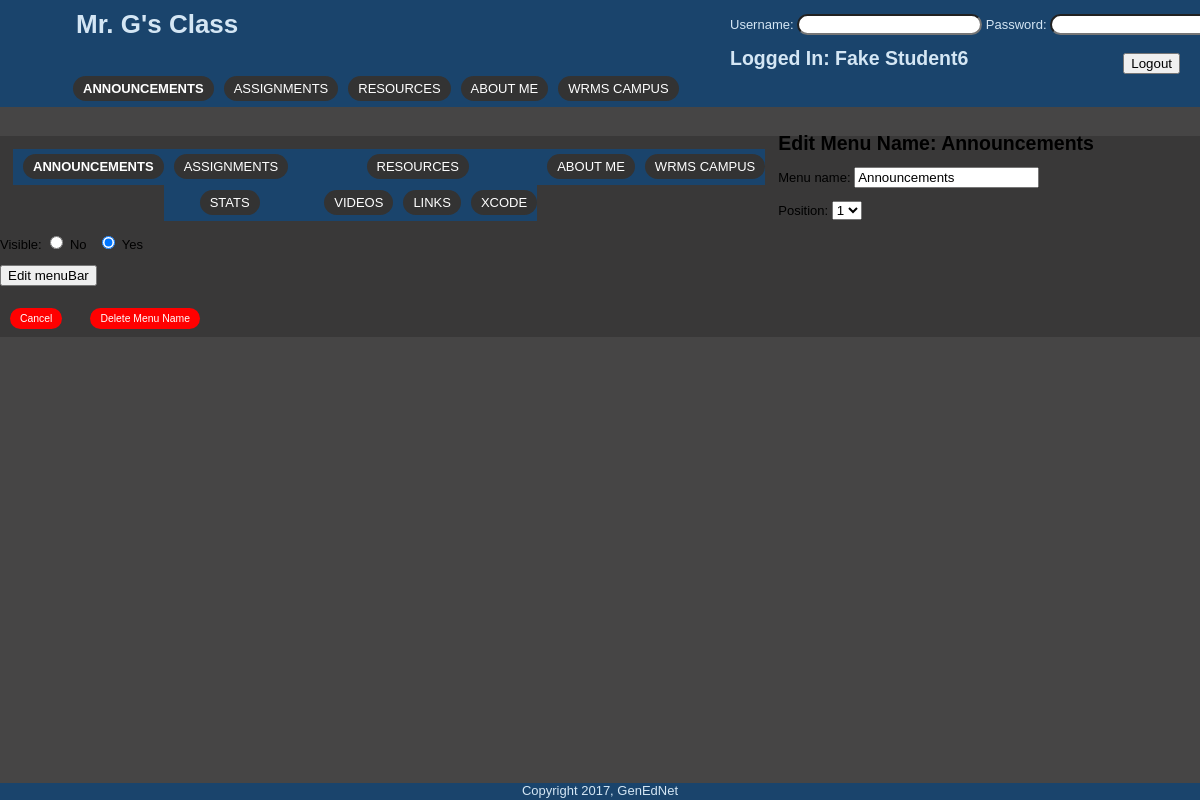
The app's page /public_html/gen_ed/private/edit_menuBar.php?menuBar=1 (signed in) with its own data.
### tables this page shows
CREATE TABLE `students` (
  `id` int(11) NOT NULL AUTO_INCREMENT,
  `student_id` int(11) NOT NULL,
  `lastName` varchar(30) NOT NULL,
  `firstName` varchar(30) NOT NULL,
  `email` varchar(50) NOT NULL,
  `gradeLevel` varchar(11) NOT NULL,
  `period` int(11) NOT NULL,
  `username` varchar(50) NOT NULL,
  `hashed_password` varchar(60) NOT NULL,
  `year` int(4) NOT NULL,
  PRIMARY KEY (`id`)
);

CREATE TABLE `menuBar` (
  `id` int(11) NOT NULL AUTO_INCREMENT,
  `menu_name` varchar(30) NOT NULL,
  `position` int(3) NOT NULL,
  `visible` tinyint(1) NOT NULL,
  `include` text NOT NULL,
  PRIMARY KEY (`id`)
);

CREATE TABLE `page` (
  `id` int(11) NOT NULL AUTO_INCREMENT,
  `menuBar_id` int(11) NOT NULL,
  `menu_name` varchar(30) NOT NULL,
  `gradeLevel` varchar(10) NOT NULL,
  `position` int(3) NOT NULL,
  `visible` tinyint(1) NOT NULL,
  `content` text,
  `include` text NOT NULL,
  PRIMARY KEY (`id`),
  KEY `menuBar_id` (`menuBar_id`)
);

### public_html/gen_ed/private/edit_menuBar.php (the view, shortened to what this page needs)
<?php require_once("../includes/db_connection.php"); ?>
<?php require_once("../includes/functions.php"); ?>
<?php include("../includes/layouts/header.php"); ?>
<div id="main">
	<div id="navigation">
		<?php echo navigation($current_menuBar, $current_page); ?>
	</div>
	<div id="page">
		<h2>Edit Menu Name: <?php echo htmlentities($current_menuBar["menu_name"]); ?></h2>
		<form action="edit_menuBar.php?menuBar=<?php echo urlencode($current_menuBar["id"]); ?>" method="post">
			<p>Menu name:
				<input type="text" name="menu_name" value="<?php echo htmlentities($current_menuBar["menu_name"]); ?>" />
			</p>
			<p>Position:
				<select name="position">
				<?php
					$menuBar_set = find_all_menuBar(false);
					$menuBar_count = mysqli_num_rows($menuBar_set);
					for($count=1; $count <= $menuBar_count; $count++) {
						echo "<option value=\"{$count}\"";
						if ($current_menuBar["position"] == $count) {
							echo " selected";
						}
						echo ">{$count}</option>";
					}
				?>
				</select>
			</p>
			<p>Visible:
				<input type="radio" name="visible" value="0" <?php if ($current_menuBar["visible"] == 0) { echo "checked"; } ?> /> No
				&nbsp;
				<input type="radio" name="visible" value="1" <?php if ($current_menuBar["visible"] == 1) { echo "checked"; } ?> /> Yes
			</p>
			<input type="submit" name="submit" value="Edit menuBar" />
		</form>
		<br />
		<a href="manage_content.php">Cancel</a>
		<a href="delete_menuBar.php?menuBar=<?php echo urlencode($current_menuBar["id"]); ?>" onclick="return confirm('Are you sure?');">Delete Menu Name</a>
	</div>
</div>
<?php include("../includes/layouts/footer.php"); ?>

### public_html/gen_ed/public/login.php (shortened to what this page needs)
<?php require_once("../includes/db_connection.php"); ?>
<?php require_once("../includes/functions.php"); ?>
<?php
$username = "";
?>
<div id="loginForm">
    <form action="../public/index.php?menuBar=1" method="post">
      <p>Username:
        <input type="text" style="border-radius: 20px;" name="username" value="<?php echo htmlentities($username); ?>" />
      Password:
        <input type="password" style="border-radius: 20px;" name="password" value="" />
       </p>
           <h2>
    <?php
    	if (isset($_POST['createAccount'])) {
    		echo "Create Account";
    	} elseif (logged_in_student_m6() || logged_in_student_m8()) {
	    	$loggedInUser_name = $_SESSION["username"];
	    	$find_student_fullName = ucwords(find_student_by_username($loggedInUser_name));
	    	echo "Logged In: $find_student_fullName";
    	} elseif (logged_in_admin()) {
	    	$loggedInUser_name = $_SESSION["username"];
	    	$find_admin_fullName = ucwords(find_admin_by_username($loggedInUser_name));
	    	echo "Admin: $find_admin_fullName";
    	} else {
    		echo "Login";
    	}
    ?>
<?php if ( !logged_in_student_m6() && !logged_in_student_m8() && !logged_in_admin() ) { ?>
      <input style="float: right; margin-right: 70px;" type="submit" name="login" value="Login" />
	    </form>
	    <form action="../private/new_studentCreate.php" method="post">
        <input style="float: right; margin-right: 5px; margin-top: -13px;" type="submit" name="createAccount" value="Create Account" />
	    </form>
<?php } else { ?>
		</form>
        <form action="logout.php" method="post">
        <input style="float: right; margin-right: 70px; margin-top: -13px;" type="submit" name="logout" value="Logout" />
	    </form>
<?php } ?>
</div>

### public_html/gen_ed/includes/functions.php (shortened to what this page needs)
<?php
	function find_student_by_username($username) {
		global $connection;
		$safe_username = mysqli_real_escape_string($connection, $username);
		$query  = "SELECT * ";
		$query .= "FROM students ";
		$query .= "WHERE username = '{$safe_username}' ";
		$query .= "LIMIT 1";
		$student_set = mysqli_query($connection, $query);
		if($student = mysqli_fetch_assoc($student_set)) {
			return $student["firstName"] . " " . $student["lastName"];
		} else {
			return null;
		}
	}
	function find_all_menuBar($public = true) {
			global $connection;
			$query  = "SELECT * ";
			$query .= "FROM menuBar ";
			$query .= "ORDER BY position ASC";
			$menuBar_set = mysqli_query($connection, $query);
			return $menuBar_set;
	}
	function find_menuBar_m6($public = true) {
			global $connection;
			$query  = "SELECT * ";
			$query .= "FROM menuBar ";
			$query .= "WHERE menu_name != 'Admin' ";
			$query .= "AND visible = 1 ";
			$query .= "ORDER BY position ASC";
			$menuBar_set = mysqli_query($connection, $query);
			return $menuBar_set;
	}
	function find_page_for_menuBar_m6($menuBar_id, $public = true) {
			global $connection;
			$safe_menuBar_id = mysqli_real_escape_string($connection, $menuBar_id);
			$query  = "SELECT * ";
			$query .= "FROM page ";
			$query .= "WHERE menuBar_id = {$safe_menuBar_id} ";
			$query .= "AND gradeLevel != 'm8' ";
			$query .= "AND gradeLevel != 'admin31' ";
			if ($public) {
				$query .= "AND visible = 1 ";
			}
			$query .= "ORDER BY position ASC";
			$page_set = mysqli_query($connection, $query);
			return $page_set;
	}
	function find_page_for_menuBar_admin($menuBar_id, $public = true) {
			global $connection;
			$safe_menuBar_id = mysqli_real_escape_string($connection, $menuBar_id);
			$query  = "SELECT * ";
			$query .= "FROM page ";
			$query .= "WHERE menuBar_id = {$safe_menuBar_id} ";
			$query .= "AND gradeLevel != 'm6' ";
			$query .= "AND gradeLevel != 'm8' ";
			$query .= "AND visible = 1 ";
			$query .= "ORDER BY position ASC";
			$page_set = mysqli_query($connection, $query);
			return $page_set;
	}
	function navigation($menuBar_array, $page_array) {
		$output = "<ul class=\"menuBar\">";
		$menuBar_set = find_all_menuBar(false);
		while($menuBar = mysqli_fetch_assoc($menuBar_set)) {
			$output .= "<li";
			if ($menuBar_array && $menuBar["id"] == $menuBar_array["id"]) {
				$output .= " class=\"selected\"";
			}
			$output .= ">";
			$output .= "<a href=\"manage_content.php?menuBar=";
			$output .= urlencode($menuBar["id"]);
			$output .= "\">";
			$output .= htmlentities($menuBar["menu_name"]);
			$output .= "</a>";
			$page_set = find_page_for_menuBar_admin($menuBar["id"], false);
			$output .= "<ul class=\"page\">";
			while($page = mysqli_fetch_assoc($page_set)) {
				$output .= "<li";
				$output .= ">";
				$output .= "<a href=\"manage_content.php?page=";
				$output .= urlencode($page["id"]);
				$output .= "\">";
				$output .= htmlentities($page["menu_name"]);
				$output .= "</a></li>";
			}
			$output .= "</ul></li>";
		}
		$output .= "</ul>";
		return $output;	}
	function navigation_m6($menuBar_array, $page_array) {
		$output = "<ul class=\"menuBar\">";
		$menuBar_set = find_menuBar_m6();
		while($menuBar = mysqli_fetch_assoc($menuBar_set)) {
			$output .= "<li";
			if ($menuBar_array && $menuBar["id"] == $menuBar_array["id"]) {
				$output .= " class=\"selected\"";
			}
			$output .= ">";
			$output .= "<a href=\"index.php?menuBar=";
			$output .= urlencode($menuBar["id"]);
			$output .= "\">";
			$output .= htmlentities($menuBar["menu_name"]);
			$output .= "</a>";
			if($menuBar_array["id"] == $menuBar["id"] || $page_array["menuBar_id"] == $menuBar["id"]) {
				$page_set = find_page_for_menuBar_m6($menuBar["id"]);
				$output .= "<ul class=\"page\">";
				$output .= "</ul>";
			}
			$output .= "</li>";
		}
		$output .= "</ul>";
		return $output;	}
	function logged_in_student_m6() {
		return isset($_SESSION['student_id_m6']);
	}
	function confirm_login_and_set_menubar($current_menuBar, $current_page) {
		if (logged_in_student_m6()) {
			echo navigation_m6($current_menuBar, $current_page);
		}elseif (logged_in_student_m8()){
			echo navigation_m8($current_menuBar, $current_page);
		}elseif (logged_in_admin()){
			echo navigation_admin($current_menuBar, $current_page);
		} else {
				echo navigation_public($current_menuBar, $current_page);
		}
	}
?>

### public_html/gen_ed/public/stylesheets/public.css (style rules this page uses)
body, #main { vertical-align:baseline; margin: 0; padding: 0; border: 0; font-family: Verdana, Arial, Helvetica, sans-serif; font-size: 13px; line-height: 15px; background: rgba(57,55,55,0.93); }
#main { vertical-align:baseline; margin: 0; padding: 0; border: 0; font-family: Verdana, Arial, Helvetica, sans-serif; font-size: 13px; line-height: 15px; background: ; }
#loginForm { float: right; background: #1A446C; color: #D4E6F4; width: 520px; }
.page { overflow: hidden; padding-left: 50px; background: ; color: #000000; background: ; }
#navigation { float: left; overflow: hidden; color: #D4E6F4; }
#navigation li { float: left; background: #1A446C; list-style: none; text-align: center; }
#navigation a { text-transform: uppercase; color: #ffffff; background-color: #333333; font-size: 1em; text-align: center; line-height: 36px; border: none; border-radius: 20px; }
a, a:visited { background: red; }
a { margin-left: 10px; text-decoration: none; padding: 5px 10px; margin-bottom: 2px; text-transform: capitalize; color: #ffffff; font-size: .8em; text-align: center; line-height: 36px; border: none; border-radius: 20px; }
ul.menuBar { margin: 1em; padding-left: 0; list-style: none; font-weight: normal; }
ul.page { padding-left: 2em; list-style: none; font-weight: normal; background: transparent; display: block; }
.selected { font-weight: bold; }

### records on screen
students: find_student_fullName "Fake Student6"
menubar: value "ANNOUNCEMENTS", menu_name "Announcements", position "1", visible "☑"
menubar: value "ASSIGNMENTS"
menubar: value "RESOURCES"
menubar: value "ABOUT ME"
menubar: value "WRMS CAMPUS"
page: value "STATS"
page: value "VIDEOS"
page: value "LINKS"
page: value "XCODE"
